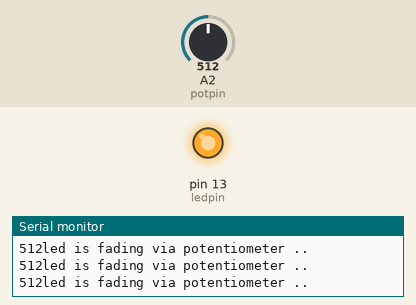
A sketch run on a simulated Arduino Uno, built with avr-gcc and run on an emulated ATmega328P. Parts: output pins drawn as LEDs (lit = HIGH), the last lines printed to the serial monitor. The inputs (shaded band) are chosen by the test bench; at power-on: A2 (potpin) = 512.

Above: at 1.2 s.
1.3 s: A2 (potpin) set to 141
4.3 s: A2 (potpin) set to 114
At 5.5 s:
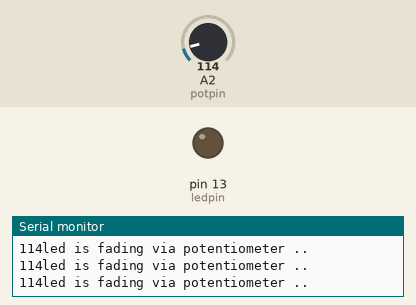
5.8 s: A2 (potpin) set to 306
At 6.8 s:
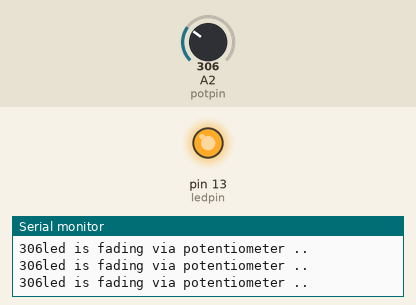
7.3 s: A2 (potpin) set to 122
At 8.0 s:
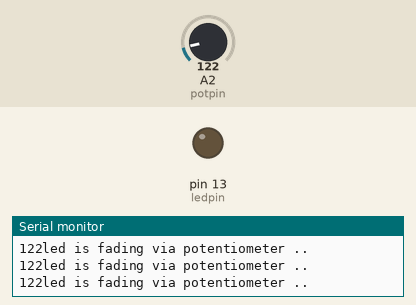
Timing chart, 0 to 9.8 s (numbered marks = the images above; inputs shaded):
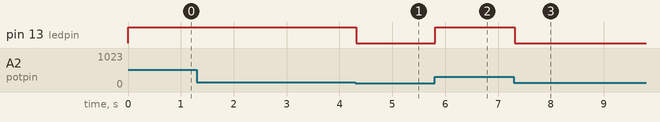

The sketch:

potentiometer.ino
```cpp
int ledpin= 13;
int potpin =A2;
int value=0;
void setup() {
  // put your setup code here, to run once:
  Serial.begin(9600);

  pinMode(ledpin, OUTPUT);


}

void loop() {
  // put your main code here, to run repeatedly:


    value=analogRead(potpin);
    Serial.print(value);
    analogWrite(ledpin, value);
    Serial.println("led is fading via potentiometer ..");


}
```

Measured:
- the behaviour switches between 128 and 127 on A2 (potpin) (found by bisection; images 0 and 1)
- after the input at 4.3 s, pin 13 (ledpin): HIGH → LOW at once
- after the input at 5.8 s, pin 13 (ledpin): LOW → HIGH at once
- after the input at 7.3 s, pin 13 (ledpin): HIGH → LOW at once
